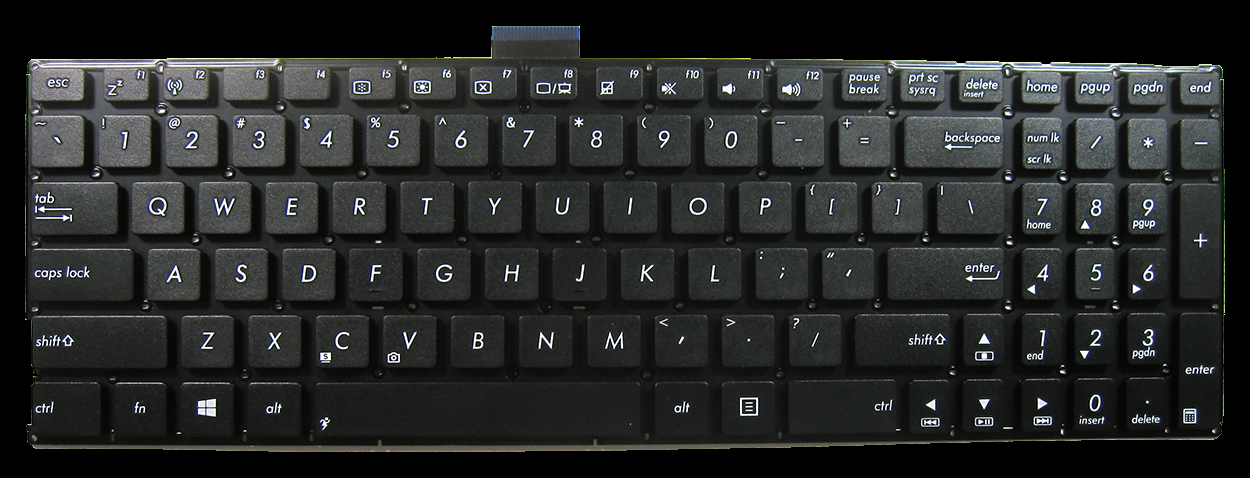
#> input picture character_recognition/images/key0.png, 1250 x 478 px
$ python optical_character_recognition.py
#> lines starting #> are read from the running program, lines starting #| are printed output that depends on the picture; after the words box and inside, x2 and y2 are one past the last pixel; in counts of white or black regions, pixels touching at a corner belong together
import cv2 as cv
import numpy as np
from matplotlib import pyplot as plt

if __name__ == "__main__":

    img = cv.imread('images/key0.png', 1)
#> img is the input picture: shape (478, 1250, 3); mean B, G, R 40.1, 40.9, 38.8
    four = cv.imread('images/four.png', 0)
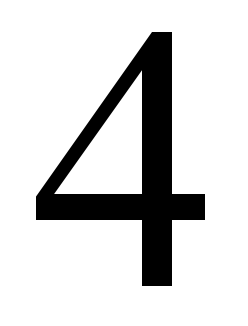
#> input picture character_recognition/images/four.png, 248 x 326 px
#> four is the input picture: shape (326, 248); min 0, max 255, mean 212.7
    four = four[110:390, 150:340]
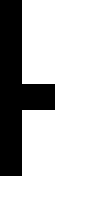
#> four: shape (216, 98); 77.7% white; 1 black region, box (x1, y1, x2, y2) and area: (0, 0, 55, 176) 4730
    four = cv.resize(four, (20, 20))
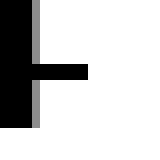
#> four: shape (20, 20) (shown 8 times larger); min 0, max 255, mean 201.2
    cv.imshow('dupa', four)
    cv.waitKey(0)

    img_gray = cv.cvtColor(img, cv.COLOR_BGR2GRAY)
    #THRESHOLD
    ret, binary = cv.threshold(img_gray, 200, 255,cv.THRESH_BINARY_INV)
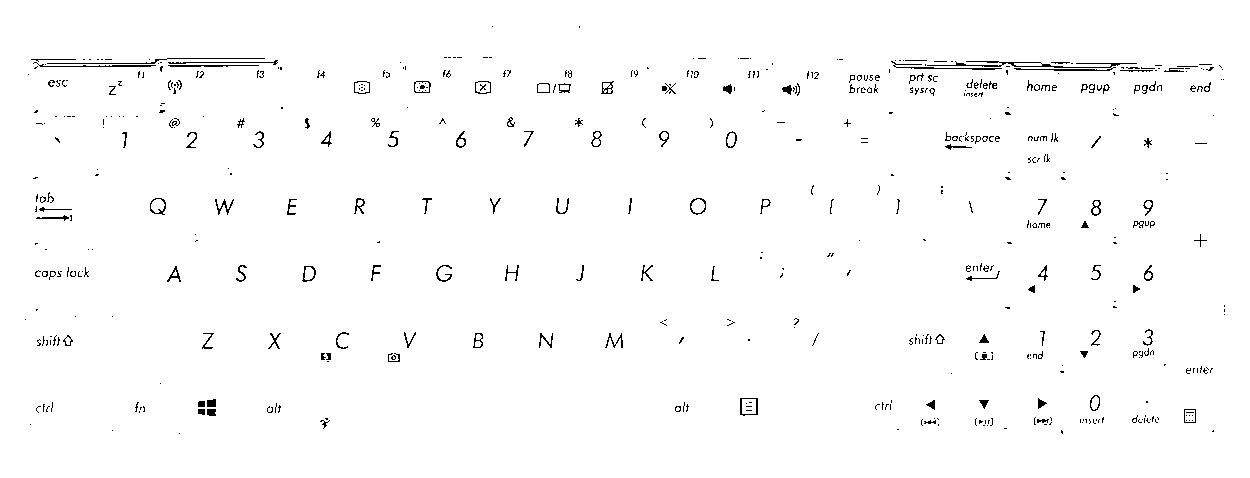
#> binary: shape (478, 1250); 98.4% white; black in thin lines or dots, all inside (x1, y1, x2, y2) = (25, 26, 1225, 434)
    binary = cv.cvtColor(binary, cv.COLOR_GRAY2BGR)

    #template
    w, h = four.shape[::-1]
#> w = 20; h = 20
    res = cv.matchTemplate(img_gray, four, cv.TM_CCORR_NORMED)
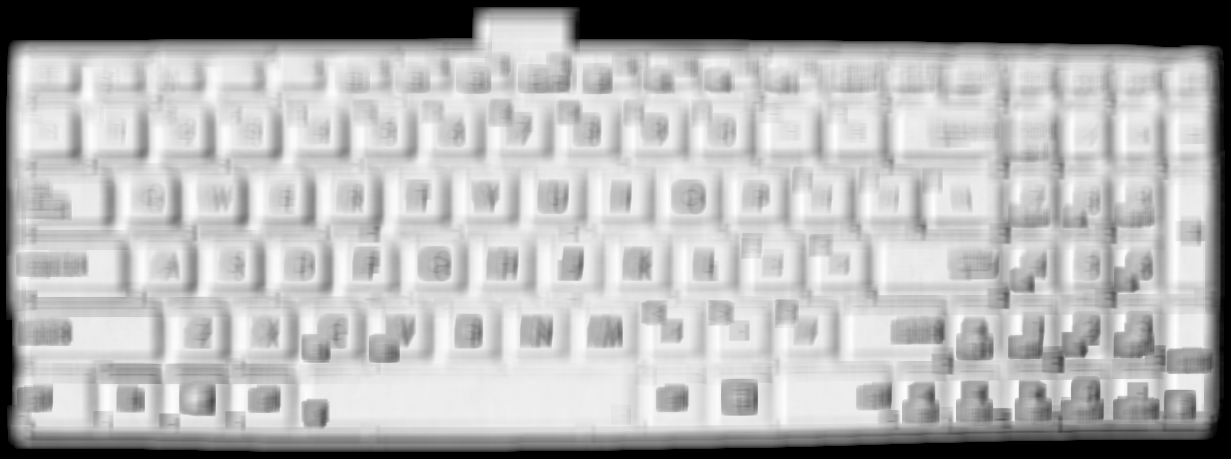
#> res: shape (459, 1231) float32; min -2.83e-07, max 0.959, mean 0.661; drawn with min black and max white
    min_val, max_val, min_loc, max_loc = cv.minMaxLoc(res)
#> min_val = -2.83e-07; max_val = 0.959; min_loc = (1222, 422); max_loc = (89, 93)
    top_left = min_loc
#> top_left = (1222, 422)
    bottom_right = (top_left[0] + w, top_left[1] + h)
#> bottom_right = (1242, 442)
    cv.rectangle(binary,top_left, bottom_right, 255, 2)
#> binary: shape (478, 1250, 3); mean B, G, R 250.9, 250.8, 250.8

    cv.imshow("start", four)
    cv.imshow('binary', binary)

    k = 0
    while k != 27:
        k = cv.waitKey(1)
#> (key Esc is pressed here)
